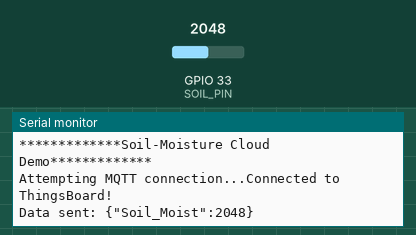
Recording of a sketch running on a simulated ESP32. On the bench: the last lines printed to the serial monitor. The test bench sets the inputs (shaded band); at power-on: GPIO 33 (SOIL_PIN) = 2048. WiFi joins after 1.5 s; servers stay silent unless stated; no MQTT or app messages arrive unless stated.

Above: at 3.7 s.
3.8 s: GPIO 33 (SOIL_PIN) set to 2866
At 8.0 s:
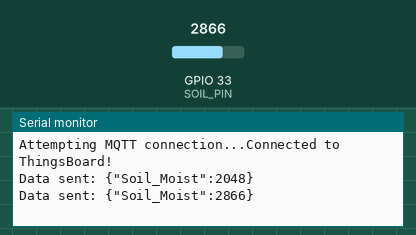
9.4 s: GPIO 33 (SOIL_PIN) set to 3603
At 13.1 s:
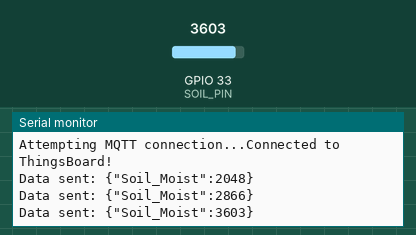
Timing chart, 0 to 14.6 s (numbered marks = the images above; inputs shaded):
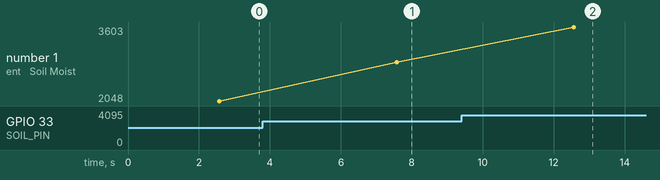

Measured:
- after the input at 3.8 s, the serial monitor: prints a new line after 3.8 s (image 1)
- after the input at 9.4 s, the serial monitor: prints a new line after 3.2 s (image 2)
- plotted number 1: 2048 → 2866 after the input at 3.8 s, 2866 → 3603 after the input at 9.4 s

The sketch:

Soil_Moisture.ino
```cpp
#include <WiFi.h>
#include <PubSubClient.h>
#include <ArduinoJson.h>

#define SOIL_PIN  GPIO_NUM_33

// WiFi credentials
const char* ssid = "Logsun";
const char* password = "12345678";

// ThingsBoard MQTT broker details
#define THINGSBOARD_SERVER "demo.thingsboard.io" // Cloud instance
// #define THINGSBOARD_SERVER "YOUR_LOCAL_IP" // For local installation
#define TOKEN "bPvLvZYFY3fWknzLPhB1" // From ThingsBoard device dashboard

WiFiClient espClient;
PubSubClient client(espClient);


void setup_wifi() {
  delay(10);
  Serial.println("Connecting to WiFi...");
  WiFi.begin(ssid, password);

  while (WiFi.status() != WL_CONNECTED) {
    delay(500);
    Serial.print(".");
  }

  Serial.println("");
  Serial.println("WiFi connected");
  Serial.println("IP address: ");
  Serial.println(WiFi.localIP());
}

void reconnect() {
  while (!client.connected()) {
    Serial.print("Attempting MQTT connection...");

    if (client.connect("ESP32Client", TOKEN, NULL)) {
      Serial.println("Connected to ThingsBoard!");
    } else {
      Serial.print("Failed, rc=");
      Serial.print(client.state());
      Serial.println(" Retrying in 5 seconds...");
      delay(5000);
    }
  }
}

void setup()
{
  Serial.begin(115200);
  setup_wifi();
  client.setServer(THINGSBOARD_SERVER, 1883); // MQTT default port
  Serial.println("\r\n\r\n*************Soil-Moisture Cloud Demo*************\r\n");
  delay(1000);

}

void loop()
{
  if (!client.connected()) {
    reconnect();
  }
  client.loop();


  // Prepare JSON payload
  StaticJsonDocument<200> doc;
  doc["Soil_Moist"] = analogRead(SOIL_PIN);

  char payload[200];
  serializeJson(doc, payload);

  // Publish to ThingsBoard
  client.publish("v1/devices/me/telemetry", payload);
  Serial.println("Data sent: " + String(payload));

  delay(5000); // Send data every 5 seconds

}
```
